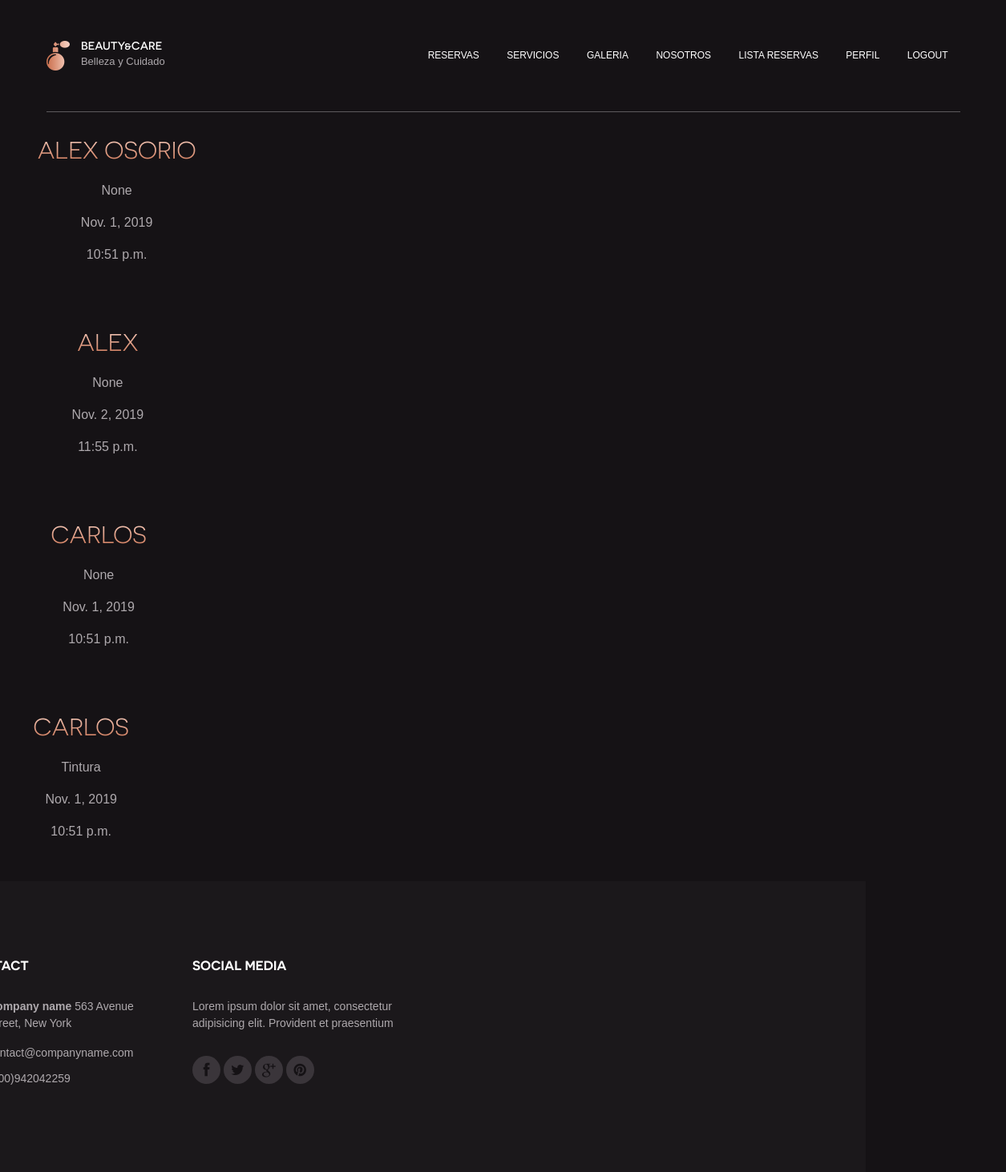
Page /reservas/listaReservas/ (signed in) on the committed database.
### reservas/models.py (models this page shows, shortened)
class Reservas(models.Model):
    nombre = models.CharField(max_length=50)
    email = models.EmailField()
    telefono = models.IntegerField()
    fecha = models.DateField()
    hora = models.TimeField()
    servicio = models.ForeignKey(Servicios , on_delete=models.SET_NULL , null=True)
    class Meta:
        permissions = (
            ('gerente',_('Es gerente')),
            ('cliente',_('Es cliente')),
        )

### servicios/models.py (models this page shows, shortened)
class Servicios(models.Model):
    nombre = models.CharField(max_length=50)
    descripcion = models.TextField(max_length=500)
    categoria = models.ForeignKey('Categoria' , on_delete=models.SET_NULL , null=True)
    precio = models.IntegerField()
    imagen = models.ImageField(upload_to='servicios/')
    slug = models.SlugField(blank=True , null=True)
    class Meta:
        verbose_name = 'servicio'
        verbose_name_plural = 'servicios'
    def __str__(self):
        return self.nombre

### reservas/views.py (the view)
# urls.py: path('listaReservas/' , lista_reserva),
def lista_reserva(request):
    user = request.user
    if user.has_perm('reservas.gerente'):
        lista_reserva = Reservas.objects.all()
        context = {
            'lista_reserva' : lista_reserva ,
            }
        return render(request , 'Reservas/lista_reservas.html' , context)
    else:
        return render(request , 'Home.html')

### reservas/templates/Reservas/lista_reservas.html
{% extends 'base.html' %}
{% load static %}
{% block body %}
    {% for reserva in lista_reserva %}
        <div class="row">
			<div class="col-md-3">
				<div class="feature">
					<h3 class="feature-title"> <a href=""> {{reserva.nombre}}</a></h3>
					<p>{{reserva.servicio}} </p>
					<p>{{reserva.fecha}} </p>
					<p>{{reserva.hora}} </p>
				</div>
			</div>
    {% endfor %}
{% endblock body %}

### static/site_static/css/style.css (style rules this page uses)
html { background: #fff; color: #000; -webkit-text-size-adjust: 100%; -ms-text-size-adjust: 100%; }
html, button, input, select, textarea { font-family: sans-serif; }
body { margin: 0; }
a { background: transparent; }
h3 { font-size: 1.17em; margin: 1em 0; }
*, *:before, *:after { -moz-box-sizing: border-box; box-sizing: border-box; }
body { background-color: #151215; color: #aea9ad; font-family: Arial, "Open Sans", serif; font-size: 16px; font-weight: 400; line-height: 1.5; }
a { text-decoration: none; color: #aea9ad; border-bottom: 1px solid transparent; -webkit-transition: .3s ease; transition: .3s ease; }
p { margin-top: 0; }
.feature { text-align: center; margin-bottom: 50px; }
.feature .feature-title { font-size: 30px; font-size: 1.875rem; text-transform: uppercase; font-weight: 300; font-family: "Novecento Sans", "Open Sans", sans-serif; background-image: -webkit-linear-gradient(90deg, #cc7250, #f7d0c2); -webkit-background-clip: text; -webkit-text-fill-color: transparent; margin-bottom: 20px; }
.row { margin-left: -15px; margin-right: -15px; *zoom: 1; }
.row:after { content: " "; clear: both; display: block; overflow: hidden; height: 0; }
.col-xs-1, .col-sm-1, .col-md-1, .col-lg-1, .col-xs-2, .col-sm-2, .col-md-2, .col-lg-2, .col-xs-3, .col-sm-3, .col-md-3, .col-lg-3, .col-xs-4, .col-sm-4, .col-md-4, .col-lg-4, .col-xs-5, .col-sm-5, .col-md-5, .col-lg-5, .col-xs-6, .col-sm-6, .col-md-6, .col-lg-6, .col-xs-7, .col-sm-7, .col-md-7, .col-lg-7, .col-xs-8, .col-sm-8, .col-md-8, .col-lg-8, .col-xs-9, .col-sm-9, .col-md-9, .col-lg-9, .col-xs-10, .col-sm-10, .col-md-10, .col-lg-10, .col-xs-11, .col-sm-11, .col-md-11, .col-lg-11, .col-xs-12, .col-sm-12, .col-md-12, .col-lg-12 { position: relative; min-height: 1px; padding-left: 15px; padding-right: 15px; }
@media (min-width: 992px) { .col-md-1, .col-md-2, .col-md-3, .col-md-4, .col-md-5, .col-md-6, .col-md-7, .col-md-8, .col-md-9, .col-md-10, .col-md-11, .col-md-12 { float: left; } }
@media (min-width: 992px) { .col-md-3 { width: 25%; } }

### rows in the picture
Reservas: nombre "ALEX OSORIO", servicio "None", fecha "Nov. 1, 2019", hora "10:51 p.m."
Reservas: nombre "ALEX", servicio "None", fecha "Nov. 2, 2019", hora "11:55 p.m."
Reservas: nombre "CARLOS", servicio "None", fecha "Nov. 1, 2019", hora "10:51 p.m."
Reservas: nombre "CARLOS", servicio "Tintura", fecha "Nov. 1, 2019", hora "10:51 p.m."
